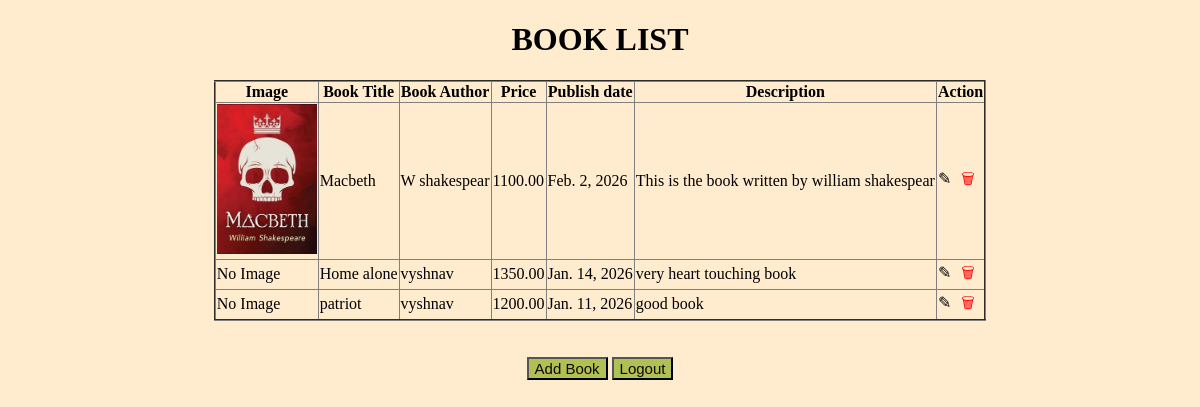
/viewbook/ (signed in), run on the app's committed database.
### myapp/models.py (models this page shows, shortened)
class Book(models.Model):
    title=models.CharField(max_length=100)
    author=models.CharField(max_length=100)
    price=models.DecimalField(max_digits=6 ,decimal_places=2)
    pub_date=models.DateField()
    description=models.TextField()
    cover_image=models.ImageField(upload_to='book_covers/',null=True,blank=True)

### myapp/views.py (the view)
# urls.py: path('viewbook/',views.viewbook,name='viewbook'),
@login_required
def viewbook(request):
   a=Book.objects.all()
   return render(request,'viewbook.html',{'book':a})

### myapp/templates/viewbook.html (shortened to what this page needs)
<!DOCTYPE html>
<html lang="en">
<head>
</head>
<body>
    <center>
        <h1>BOOK LIST</h1>
        <table border="2">
            <tr>
                <th>Image</th>
                <th>Book Title</th>
                <th>Book Author</th>
                <th>Price</th>
                <th>Publish date</th>
                <th>Description</th>
                <th>Action</th>
            </tr>
            {% for i in book%}
            <tr>
                <td>{% if i.cover_image %}
                    <img src="{{i.cover_image.url}}" width="100">
                    {% else %}
                    No Image
                    {% endif %}
                </td>
                <td>{{i.title}}</td>
                <td>{{i.author}}</td>
                <td>{{i.price}}</td>
                <td>{{i.pub_date}}</td>
                <td>{{i.description}}</td>
                <td><a href="{% url 'updatebook' i.id%}" style="text-decoration:none;color:black;">✎</a>
                    <form action="{% url 'deletebook' i.id %}" method="POST" style="display: inline;"
                        onsubmit="return confirm('Are you sure you want to delete this book?');">
                        <button type="submit"
                            style="background:none;border:none;color:red; font-size:15px; cursor:pointer;">
                            🗑 </button>
                    </form>
                </td>
            </tr>
            {% endfor%}
        </table><br><br>
        <button><a href="{% url 'addbook'%}">Add Book</a></button>
        <button><a href="{% url 'logout'%}">Logout</a></button>
    </center>
</body>
</html>

### myapp/templates/viewbook.html (style rules this page uses)
body { background-color: blanchedalmond; }
table { border-collapse: collapse; }
button { background-color: rgb(175, 193, 85); font-size: 15px; }
button a { text-decoration: none; color: rgb(17, 5, 5); }

### data on the page
Book: cover_image (picture), title "Macbeth", author "W shakespear", price "1100.00", pub_date "Feb. 2, 2026", description "This is the book written by william shakespear"
Book: shows "No Image", title "Home alone", author "vyshnav", price "1350.00", pub_date "Jan. 14, 2026", description "very heart touching book"
Book: shows "No Image", title "patriot", author "vyshnav", price "1200.00", pub_date "Jan. 11, 2026", description "good book"
